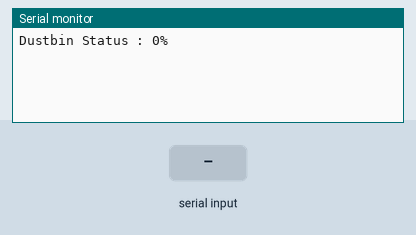
A sketch run on a simulated ESP8266 (NodeMCU). Parts: the last lines printed to the serial monitor. Inputs (shaded band) come from the test bench. WiFi joins after 1.5 s; servers stay silent unless stated.

Above: at 3.0 s.
3.1 s: "1" received over the second serial link
At 3.8 s:
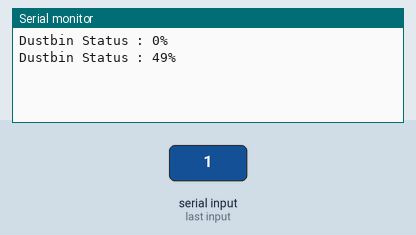
4.6 s: "0" received over the second serial link
At 5.9 s:
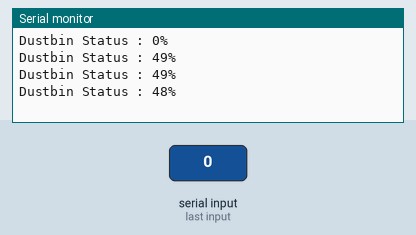
6.1 s: "2" received over the second serial link
At 7.1 s:
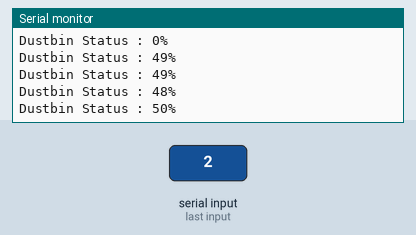
Timing chart, 0 to 9.1 s (numbered marks = the images above; inputs shaded):
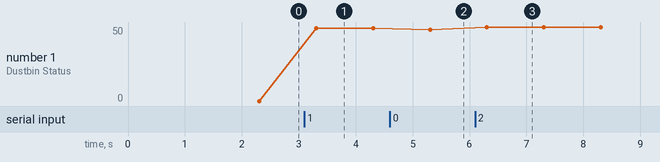

Measured:
- after the input at 3.1 s, the serial monitor: prints a new line after 0.20 s (image 1)
- after the input at 4.6 s, the serial monitor: prints a new line after 0.71 s (image 2)
- after the input at 6.1 s, the serial monitor: prints a new line after 0.21 s (image 3)
- plotted number 1: 0 → 49 after the input at 3.1 s, 49 → 48 after the input at 4.6 s, 48 → 50 after the input at 6.1 s

The sketch:

NodeMCU.ino
```cpp
#define BLYNK_PRINT Serial
#include <SoftwareSerial.h>
#include <ESP8266WiFi.h>
#include <BlynkSimpleEsp8266.h>

SoftwareSerial s(12,14);           // Pins D6 (Rx) & D5 (Tx) for serial cmmunication with Arduino uno
int data;
char auth[] = "P0t6XPmIUKahdiiEY6PtRP8NUxUFAEnu";     // get Auth Token of the Blynk server.

char ssid[] = "JioFi";   // Your WiFi credentials.
char pass[] = "Surya@170121044";      // Set password to "" for open networks.

BlynkTimer timer;

void sendData()
{
  s.write(100);
  if (s.available()>0)
  {
    data=s.read();
  }
  Serial.print("Dustbin Status : ");
  Serial.print(data);
  Serial.print("%\n");
  delay(1000);

  Blynk.virtualWrite(V6, data);   // send Dustbin status to V6
}

void setup(){
  s.begin(115200);
  Serial.begin(9600);

  Blynk.begin(auth, ssid, pass);

  timer.setInterval(500L, sendData);  // function will be called every second
}

void loop(){
  Blynk.run();
  timer.run();     // Initiates BlynkTimer
}
```
